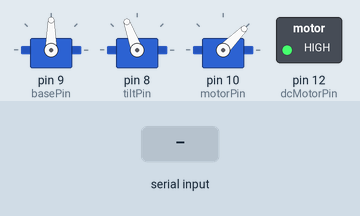
Simulated run of this sketch. Board: Arduino Uno, built with avr-gcc and run on an emulated ATmega328P. On the bench: 3 × servo, switched loads named in the sketch (green lamp = pin HIGH). The test bench sets the inputs (shaded band).

Above: at 0.1 s.
2.1 s: "90,45,200\n" received over Serial
At 3.8 s:
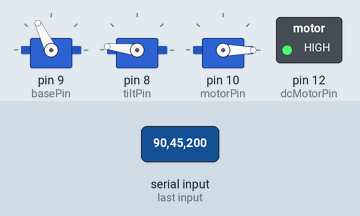
4.5 s: "30,150,10\n" received over Serial
At 6.0 s:
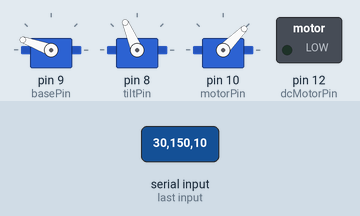
7.0 s: "90,45\n" received over Serial
At 9.0 s:
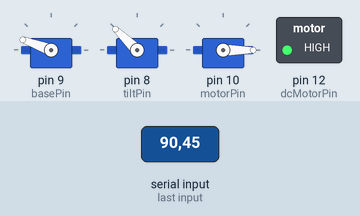
9.5 s: "30,150\n" received over Serial
At 10.9 s:
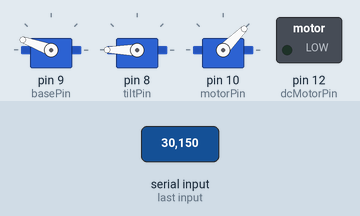
12.0 s: "5\n" received over Serial
At 13.8 s:
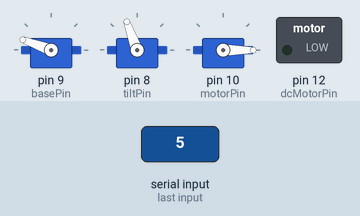
15.0 s: "1,90,45\n" received over Serial
At 16.4 s:
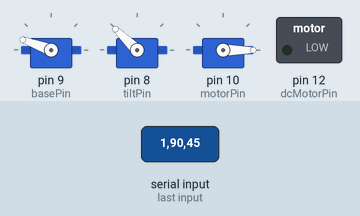
Timing chart, 0 to 20.5 s (numbered marks = the images above; inputs shaded):
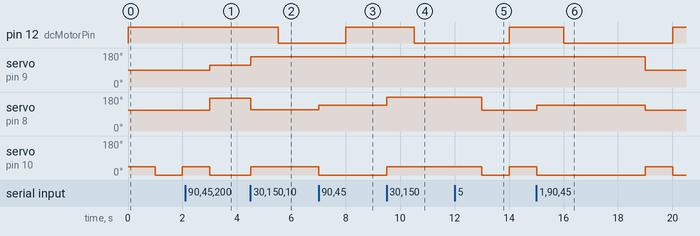

Measured:
- after the input at 2.1 s, servo on pin 9 (basePin): 90° → 116° after 0.90 s; servo on pin 8 (tiltPin): 110° → 173° after 0.90 s; servo on pin 10 (motorPin): goes on until 3.0 s, then stays 0°
- after the input at 4.5 s, pin 12 (dcMotorPin): HIGH → LOW after 1.0 s; servo on pin 9 (basePin): 116° → 160° at once; servo on pin 8 (tiltPin): 173° → 113° at once; servo on pin 10 (motorPin): 0° → 45° at once
- after the input at 7.0 s, pin 12 (dcMotorPin): LOW → HIGH after 1.0 s; servo on pin 9 (basePin): stays 160° (without the input it goes to 90° after 1.5 s); servo on pin 8 (tiltPin): 113° → 136° at once; servo on pin 10 (motorPin): 45° → 0° after 0.01 s instead of 1.5 s
- after the input at 9.5 s, pin 12 (dcMotorPin): HIGH → LOW after 1.0 s; servo on pin 9 (basePin): stays 160° (without the input it goes to 90° after 1.5 s); servo on pin 8 (tiltPin): 136° → 180° at once; servo on pin 10 (motorPin): 0° → 45° after 0.01 s instead of 1.5 s
- after the input at 12.0 s, pin 12 (dcMotorPin): LOW → HIGH after 2.0 s instead of 2.5 s; servo on pin 9 (basePin): stays 160° (without the input it goes to 90° after 1.5 s); servo on pin 8 (tiltPin): 180° → 110° after 1.0 s instead of 1.5 s
- after the input at 15.0 s, servo on pin 9 (basePin): 160° → 90° after 4.0 s; servo on pin 8 (tiltPin): 110° → 136° at once, → 110° 4.0 s later

The sketch:

arduinocode.ino
```cpp
#include <Servo.h>
#include <math.h>

Servo baseServo;
Servo tiltServo;
Servo motor;

const int basePin = 9;
const int tiltPin = 8;
const int motorPin = 10;
const int dcMotorPin = 12;

bool motorState = false;
bool dcMotorState = false;
unsigned long lastToggleTime = 0;

void setup() {
  Serial.begin(9600);
  baseServo.attach(basePin);
  tiltServo.attach(tiltPin);
  motor.attach(motorPin);
  pinMode(dcMotorPin, OUTPUT);

  baseServo.write(90);
  tiltServo.write(110);
  motor.write(0);
  digitalWrite(dcMotorPin, HIGH);
}

void loop() {
  motorState = !motorState;
  motor.write(motorState ? 45 : 0);
  delay(1000);

  unsigned long currentTime = millis();
  if (currentTime - lastToggleTime >= 2000) {
    dcMotorState = !dcMotorState;
    digitalWrite(dcMotorPin, dcMotorState ? HIGH : LOW);
    lastToggleTime = currentTime;
  }

  if (Serial.available()) {
    float x = Serial.parseFloat();
    float y = Serial.parseFloat();
    float z = Serial.parseFloat();

    z = -z;
    float magnitude = sqrt(x*x + y*y + z*z);
    if (magnitude > 1.0) {
      x /= magnitude;
      y /= magnitude;
      z /= magnitude;
    }

    float yawAngle = atan2(y, x) * 180.0 / PI;
    yawAngle = constrain(yawAngle + 90, 20, 160);

    float distance = sqrt(x*x + y*y);
    float pitchAngle = atan2(z, distance) * 180.0 / PI;
    pitchAngle = constrain(110 - pitchAngle, 80, 180);

    baseServo.write(yawAngle);
    tiltServo.write(pitchAngle);
  }
}
```
